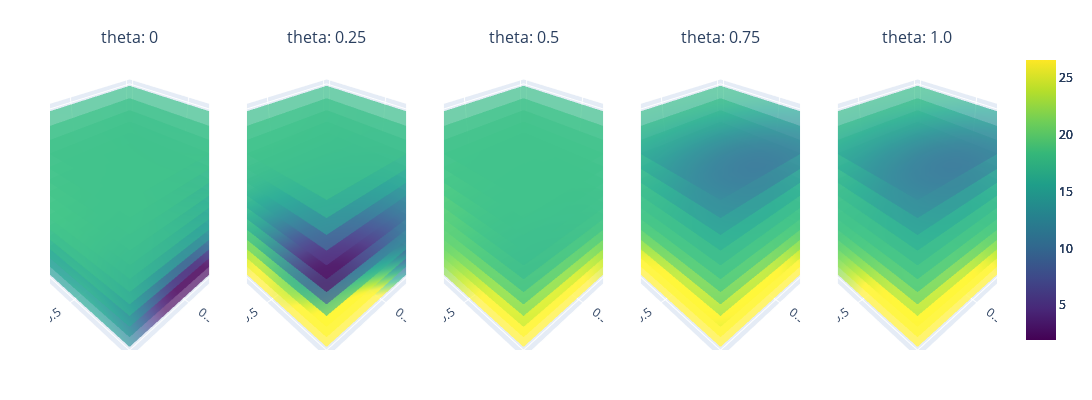

The code cell stored with this chart in its notebook:
### Code cell
gp_model5, train_nx5, train_y5, train_yvar5 = BO_loop(gp_model, nx_train, y_train, y_train_var, nx_all, iterations=5)

train_x5 = unnormalize(train_nx5, original_bounds)
# Step 2: Initialize Plotting class
variable_combinations = [('n', 'r', 't'), ('theta', 'r', 't'), ('n', 't', 'theta')]
plotting = Plotting(gp_model5, variable_combinations=variable_combinations)

combination = variable_combinations[0]

minmax = [y_train.min(), y_train.max()]
plotting.sliced_plotting(combination, minmax)

# Split train_y into 5 iterations, each containing 5 points
iterations = 5
points_per_iteration = 6
split_data = [train_y5[i * points_per_iteration:(i + 1) * points_per_iteration] for i in range(iterations)]
split_datax = [train_y5[i * points_per_iteration:(i + 1) * points_per_iteration] for i in range(iterations)]

# Plot the points vertically
plt.figure(figsize=(6, 5))
for i, data in enumerate(split_data):
    plt.scatter([i + 1] * len(data), data.numpy(), label=f'Iteration {i + 1}')

plt.xlabel('Iteration')
plt.ylabel('train_y Values')
plt.title('Train_y Points per Iteration')
plt.xticks(range(1, iterations + 1))
# plt.legend()
plt.grid(True)
plt.show()

argmax_indices = [data.argmax().item() for data in split_data]
for i, idx in enumerate(argmax_indices):
    print(f"Iteration {i + 1}: {split_datax[i][idx]}")

### Figure 1 — Plotly figure (JSON) as saved in the notebook; plotly's stock layout.template omitted (floating-point values rounded to 4 significant figures; data arrays with more than 128 entries replaced by an {"elided": "..."} marker saying what was removed)
{"data": [{"cmax": 26.55, "cmin": 1.95, "colorscale": [[0, "#440154"], [0.1111, "#482878"], [0.2222, "#3e4989"], [0.3333, "#31688e"], [0.4444, "#26828e"], [0.5556, "#1f9e89"], [0.6667, "#35b779"], [0.7778, "#6ece58"], [0.8889, "#b5de2b"], [1, "#fde725"]], "opacity": 0.7, "scene": "scene", "showscale": true, "surfacecolor": {"elided": "20x20 float values"}, "type": "surface", "x": {"elided": "20x20 float values"}, "y": {"elided": "20x20 float values"}, "z": {"elided": "20x20 float values"}}, {"cmax": 26.55, "cmin": 1.95, "colorscale": [[0, "#440154"], [0.1111, "#482878"], [0.2222, "#3e4989"], [0.3333, "#31688e"], [0.4444, "#26828e"], [0.5556, "#1f9e89"], [0.6667, "#35b779"], [0.7778, "#6ece58"], [0.8889, "#b5de2b"], [1, "#fde725"]], "opacity": 0.7, "scene": "scene2", "showscale": true, "surfacecolor": {"elided": "20x20 float values"}, "type": "surface", "x": {"elided": "20x20 float values"}, "y": {"elided": "20x20 float values"}, "z": {"elided": "20x20 float values"}}, {"cmax": 26.55, "cmin": 1.95, "colorscale": [[0, "#440154"], [0.1111, "#482878"], [0.2222, "#3e4989"], [0.3333, "#31688e"], [0.4444, "#26828e"], [0.5556, "#1f9e89"], [0.6667, "#35b779"], [0.7778, "#6ece58"], [0.8889, "#b5de2b"], [1, "#fde725"]], "opacity": 0.7, "scene": "scene3", "showscale": true, "surfacecolor": {"elided": "20x20 float values"}, "type": "surface", "x": {"elided": "20x20 float values"}, "y": {"elided": "20x20 float values"}, "z": {"elided": "20x20 float values"}}, {"cmax": 26.55, "cmin": 1.95, "colorscale": [[0, "#440154"], [0.1111, "#482878"], [0.2222, "#3e4989"], [0.3333, "#31688e"], [0.4444, "#26828e"], [0.5556, "#1f9e89"], [0.6667, "#35b779"], [0.7778, "#6ece58"], [0.8889, "#b5de2b"], [1, "#fde725"]], "opacity": 0.7, "scene": "scene4", "showscale": true, "surfacecolor": {"elided": "20x20 float values"}, "type": "surface", "x": {"elided": "20x20 float values"}, "y": {"elided": "20x20 float values"}, "z": {"elided": "20x20 float values"}}, {"cmax": 26.55, "cmin": 1.95, "colorscale": [[0, "#440154"], [0.1111, "#482878"], [0.2222, "#3e4989"], [0.3333, "#31688e"], [0.4444, "#26828e"], [0.5556, "#1f9e89"], [0.6667, "#35b779"], [0.7778, "#6ece58"], [0.8889, "#b5de2b"], [1, "#fde725"]], "opacity": 0.7, "scene": "scene5", "showscale": true, "surfacecolor": {"elided": "20x20 float values"}, "type": "surface", "x": {"elided": "20x20 float values"}, "y": {"elided": "20x20 float values"}, "z": {"elided": "20x20 float values"}}, {"cmax": 26.55, "cmin": 1.95, "colorscale": [[0, "#440154"], [0.1111, "#482878"], [0.2222, "#3e4989"], [0.3333, "#31688e"], [0.4444, "#26828e"], [0.5556, "#1f9e89"], [0.6667, "#35b779"], [0.7778, "#6ece58"], [0.8889, "#b5de2b"], [1, "#fde725"]], "opacity": 0.7, "scene": "scene", "showscale": false, "surfacecolor": {"elided": "20x20 float values"}, "type": "surface", "x": {"elided": "20x20 float values"}, "y": {"elided": "20x20 float values"}, "z": {"elided": "20x20 float values"}}, {"cmax": 26.55, "cmin": 1.95, "colorscale": [[0, "#440154"], [0.1111, "#482878"], [0.2222, "#3e4989"], [0.3333, "#31688e"], [0.4444, "#26828e"], [0.5556, "#1f9e89"], [0.6667, "#35b779"], [0.7778, "#6ece58"], [0.8889, "#b5de2b"], [1, "#fde725"]], "opacity": 0.7, "scene": "scene2", "showscale": false, "surfacecolor": {"elided": "20x20 float values"}, "type": "surface", "x": {"elided": "20x20 float values"}, "y": {"elided": "20x20 float values"}, "z": {"elided": "20x20 float values"}}, {"cmax": 26.55, "cmin": 1.95, "colorscale": [[0, "#440154"], [0.1111, "#482878"], [0.2222, "#3e4989"], [0.3333, "#31688e"], [0.4444, "#26828e"], [0.5556, "#1f9e89"], [0.6667, "#35b779"], [0.7778, "#6ece58"], [0.8889, "#b5de2b"], [1, "#fde725"]], "opacity": 0.7, "scene": "scene3", "showscale": false, "surfacecolor": {"elided": "20x20 float values"}, "type": "surface", "x": {"elided": "20x20 float values"}, "y": {"elided": "20x20 float values"}, "z": {"elided": "20x20 float values"}}, {"cmax": 26.55, "cmin": 1.95, "colorscale": [[0, "#440154"], [0.1111, "#482878"], [0.2222, "#3e4989"], [0.3333, "#31688e"], [0.4444, "#26828e"], [0.5556, "#1f9e89"], [0.6667, "#35b779"], [0.7778, "#6ece58"], [0.8889, "#b5de2b"], [1, "#fde725"]], "opacity": 0.7, "scene": "scene4", "showscale": false, "surfacecolor": {"elided": "20x20 float values"}, "type": "surface", "x": {"elided": "20x20 float values"}, "y": {"elided": "20x20 float values"}, "z": {"elided": "20x20 float values"}}, {"cmax": 26.55, "cmin": 1.95, "colorscale": [[0, "#440154"], [0.1111, "#482878"], [0.2222, "#3e4989"], [0.3333, "#31688e"], [0.4444, "#26828e"], [0.5556, "#1f9e89"], [0.6667, "#35b779"], [0.7778, "#6ece58"], [0.8889, "#b5de2b"], [1, "#fde725"]], "opacity": 0.7, "scene": "scene5", "showscale": false, "surfacecolor": {"elided": "20x20 float values"}, "type": "surface", "x": {"elided": "20x20 float values"}, "y": {"elided": "20x20 float values"}, "z": {"elided": "20x20 float values"}}, {"cmax": 26.55, "cmin": 1.95, "colorscale": [[0, "#440154"], [0.1111, "#482878"], [0.2222, "#3e4989"], [0.3333, "#31688e"], [0.4444, "#26828e"], [0.5556, "#1f9e89"], [0.6667, "#35b779"], [0.7778, "#6ece58"], [0.8889, "#b5de2b"], [1, "#fde725"]], "opacity": 0.7, "scene": "scene", "showscale": false, "surfacecolor": {"elided": "20x20 float values"}, "type": "surface", "x": {"elided": "20x20 float values"}, "y": {"elided": "20x20 float values"}, "z": {"elided": "20x20 float values"}}, {"cmax": 26.55, "cmin": 1.95, "colorscale": [[0, "#440154"], [0.1111, "#482878"], [0.2222, "#3e4989"], [0.3333, "#31688e"], [0.4444, "#26828e"], [0.5556, "#1f9e89"], [0.6667, "#35b779"], [0.7778, "#6ece58"], [0.8889, "#b5de2b"], [1, "#fde725"]], "opacity": 0.7, "scene": "scene2", "showscale": false, "surfacecolor": {"elided": "20x20 float values"}, "type": "surface", "x": {"elided": "20x20 float values"}, "y": {"elided": "20x20 float values"}, "z": {"elided": "20x20 float values"}}, {"cmax": 26.55, "cmin": 1.95, "colorscale": [[0, "#440154"], [0.1111, "#482878"], [0.2222, "#3e4989"], [0.3333, "#31688e"], [0.4444, "#26828e"], [0.5556, "#1f9e89"], [0.6667, "#35b779"], [0.7778, "#6ece58"], [0.8889, "#b5de2b"], [1, "#fde725"]], "opacity": 0.7, "scene": "scene3", "showscale": false, "surfacecolor": {"elided": "20x20 float values"}, "type": "surface", "x": {"elided": "20x20 float values"}, "y": {"elided": "20x20 float values"}, "z": {"elided": "20x20 float values"}}, {"cmax": 26.55, "cmin": 1.95, "colorscale": [[0, "#440154"], [0.1111, "#482878"], [0.2222, "#3e4989"], [0.3333, "#31688e"], [0.4444, "#26828e"], [0.5556, "#1f9e89"], [0.6667, "#35b779"], [0.7778, "#6ece58"], [0.8889, "#b5de2b"], [1, "#fde725"]], "opacity": 0.7, "scene": "scene4", "showscale": false, "surfacecolor": {"elided": "20x20 float values"}, "type": "surface", "x": {"elided": "20x20 float values"}, "y": {"elided": "20x20 float values"}, "z": {"elided": "20x20 float values"}}, {"cmax": 26.55, "cmin": 1.95, "colorscale": [[0, "#440154"], [0.1111, "#482878"], [0.2222, "#3e4989"], [0.3333, "#31688e"], [0.4444, "#26828e"], [0.5556, "#1f9e89"], [0.6667, "#35b779"], [0.7778, "#6ece58"], [0.8889, "#b5de2b"], [1, "#fde725"]], "opacity": 0.7, "scene": "scene5", "showscale": false, "surfacecolor": {"elided": "20x20 float values"}, "type": "surface", "x": {"elided": "20x20 float values"}, "y": {"elided": "20x20 float values"}, "z": {"elided": "20x20 float values"}}, {"cmax": 26.55, "cmin": 1.95, "colorscale": [[0, "#440154"], [0.1111, "#482878"], [0.2222, "#3e4989"], [0.3333, "#31688e"], [0.4444, "#26828e"], [0.5556, "#1f9e89"], [0.6667, "#35b779"], [0.7778, "#6ece58"], [0.8889, "#b5de2b"], [1, "#fde725"]], "opacity": 0.7, "scene": "scene", "showscale": false, "surfacecolor": {"elided": "20x20 float values"}, "type": "surface", "x": {"elided": "20x20 float values"}, "y": {"elided": "20x20 float values"}, "z": {"elided": "20x20 float values"}}, {"cmax": 26.55, "cmin": 1.95, "colorscale": [[0, "#440154"], [0.1111, "#482878"], [0.2222, "#3e4989"], [0.3333, "#31688e"], [0.4444, "#26828e"], [0.5556, "#1f9e89"], [0.6667, "#35b779"], [0.7778, "#6ece58"], [0.8889, "#b5de2b"], [1, "#fde725"]], "opacity": 0.7, "scene": "scene2", "showscale": false, "surfacecolor": {"elided": "20x20 float values"}, "type": "surface", "x": {"elided": "20x20 float values"}, "y": {"elided": "20x20 float values"}, "z": {"elided": "20x20 float values"}}, {"cmax": 26.55, "cmin": 1.95, "colorscale": [[0, "#440154"], [0.1111, "#482878"], [0.2222, "#3e4989"], [0.3333, "#31688e"], [0.4444, "#26828e"], [0.5556, "#1f9e89"], [0.6667, "#35b779"], [0.7778, "#6ece58"], [0.8889, "#b5de2b"], [1, "#fde725"]], "opacity": 0.7, "scene": "scene3", "showscale": false, "surfacecolor": {"elided": "20x20 float values"}, "type": "surface", "x": {"elided": "20x20 float values"}, "y": {"elided": "20x20 float values"}, "z": {"elided": "20x20 float values"}}, {"cmax": 26.55, "cmin": 1.95, "colorscale": [[0, "#440154"], [0.1111, "#482878"], [0.2222, "#3e4989"], [0.3333, "#31688e"], [0.4444, "#26828e"], [0.5556, "#1f9e89"], [0.6667, "#35b779"], [0.7778, "#6ece58"], [0.8889, "#b5de2b"], [1, "#fde725"]], "opacity": 0.7, "scene": "scene4", "showscale": false, "surfacecolor": {"elided": "20x20 float values"}, "type": "surface", "x": {"elided": "20x20 float values"}, "y": {"elided": "20x20 float values"}, "z": {"elided": "20x20 float values"}}, {"cmax": 26.55, "cmin": 1.95, "colorscale": [[0, "#440154"], [0.1111, "#482878"], [0.2222, "#3e4989"], [0.3333, "#31688e"], [0.4444, "#26828e"], [0.5556, "#1f9e89"], [0.6667, "#35b779"], [0.7778, "#6ece58"], [0.8889, "#b5de2b"], [1, "#fde725"]], "opacity": 0.7, "scene": "scene5", "showscale": false, "surfacecolor": {"elided": "20x20 float values"}, "type": "surface", "x": {"elided": "20x20 float values"}, "y": {"elided": "20x20 float values"}, "z": {"elided": "20x20 float values"}}, {"cmax": 26.55, "cmin": 1.95, "colorscale": [[0, "#440154"], [0.1111, "#482878"], [0.2222, "#3e4989"], [0.3333, "#31688e"], [0.4444, "#26828e"], [0.5556, "#1f9e89"], [0.6667, "#35b779"], [0.7778, "#6ece58"], [0.8889, "#b5de2b"], [1, "#fde725"]], "opacity": 0.7, "scene": "scene", "showscale": false, "surfacecolor": {"elided": "20x20 float values"}, "type": "surface", "x": {"elided": "20x20 float values"}, "y": {"elided": "20x20 float values"}, "z": {"elided": "20x20 float values"}}, {"cmax": 26.55, "cmin": 1.95, "colorscale": [[0, "#440154"], [0.1111, "#482878"], [0.2222, "#3e4989"], [0.3333, "#31688e"], [0.4444, "#26828e"], [0.5556, "#1f9e89"], [0.6667, "#35b779"], [0.7778, "#6ece58"], [0.8889, "#b5de2b"], [1, "#fde725"]], "opacity": 0.7, "scene": "scene2", "showscale": false, "surfacecolor": {"elided": "20x20 float values"}, "type": "surface", "x": {"elided": "20x20 float values"}, "y": {"elided": "20x20 float values"}, "z": {"elided": "20x20 float values"}}, {"cmax": 26.55, "cmin": 1.95, "colorscale": [[0, "#440154"], [0.1111, "#482878"], [0.2222, "#3e4989"], [0.3333, "#31688e"], [0.4444, "#26828e"], [0.5556, "#1f9e89"], [0.6667, "#35b779"], [0.7778, "#6ece58"], [0.8889, "#b5de2b"], [1, "#fde725"]], "opacity": 0.7, "scene": "scene3", "showscale": false, "surfacecolor": {"elided": "20x20 float values"}, "type": "surface", "x": {"elided": "20x20 float values"}, "y": {"elided": "20x20 float values"}, "z": {"elided": "20x20 float values"}}, {"cmax": 26.55, "cmin": 1.95, "colorscale": [[0, "#440154"], [0.1111, "#482878"], [0.2222, "#3e4989"], [0.3333, "#31688e"], [0.4444, "#26828e"], [0.5556, "#1f9e89"], [0.6667, "#35b779"], [0.7778, "#6ece58"], [0.8889, "#b5de2b"], [1, "#fde725"]], "opacity": 0.7, "scene": "scene4", "showscale": false, "surfacecolor": {"elided": "20x20 float values"}, "type": "surface", "x": {"elided": "20x20 float values"}, "y": {"elided": "20x20 float values"}, "z": {"elided": "20x20 float values"}}, {"cmax": 26.55, "cmin": 1.95, "colorscale": [[0, "#440154"], [0.1111, "#482878"], [0.2222, "#3e4989"], [0.3333, "#31688e"], [0.4444, "#26828e"], [0.5556, "#1f9e89"], [0.6667, "#35b779"], [0.7778, "#6ece58"], [0.8889, "#b5de2b"], [1, "#fde725"]], "opacity": 0.7, "scene": "scene5", "showscale": false, "surfacecolor": {"elided": "20x20 float values"}, "type": "surface", "x": {"elided": "20x20 float values"}, "y": {"elided": "20x20 float values"}, "z": {"elided": "20x20 float values"}}, {"cmax": 26.55, "cmin": 1.95, "colorscale": [[0, "#440154"], [0.1111, "#482878"], [0.2222, "#3e4989"], [0.3333, "#31688e"], [0.4444, "#26828e"], [0.5556, "#1f9e89"], [0.6667, "#35b779"], [0.7778, "#6ece58"], [0.8889, "#b5de2b"], [1, "#fde725"]], "opacity": 0.7, "scene": "scene", "showscale": false, "surfacecolor": {"elided": "20x20 float values"}, "type": "surface", "x": {"elided": "20x20 float values"}, "y": {"elided": "20x20 float values"}, "z": {"elided": "20x20 float values"}}, {"cmax": 26.55, "cmin": 1.95, "colorscale": [[0, "#440154"], [0.1111, "#482878"], [0.2222, "#3e4989"], [0.3333, "#31688e"], [0.4444, "#26828e"], [0.5556, "#1f9e89"], [0.6667, "#35b779"], [0.7778, "#6ece58"], [0.8889, "#b5de2b"], [1, "#fde725"]], "opacity": 0.7, "scene": "scene2", "showscale": false, "surfacecolor": {"elided": "20x20 float values"}, "type": "surface", "x": {"elided": "20x20 float values"}, "y": {"elided": "20x20 float values"}, "z": {"elided": "20x20 float values"}}, {"cmax": 26.55, "cmin": 1.95, "colorscale": [[0, "#440154"], [0.1111, "#482878"], [0.2222, "#3e4989"], [0.3333, "#31688e"], [0.4444, "#26828e"], [0.5556, "#1f9e89"], [0.6667, "#35b779"], [0.7778, "#6ece58"], [0.8889, "#b5de2b"], [1, "#fde725"]], "opacity": 0.7, "scene": "scene3", "showscale": false, "surfacecolor": {"elided": "20x20 float values"}, "type": "surface", "x": {"elided": "20x20 float values"}, "y": {"elided": "20x20 float values"}, "z": {"elided": "20x20 float values"}}, {"cmax": 26.55, "cmin": 1.95, "colorscale": [[0, "#440154"], [0.1111, "#482878"], [0.2222, "#3e4989"], [0.3333, "#31688e"], [0.4444, "#26828e"], [0.5556, "#1f9e89"], [0.6667, "#35b779"], [0.7778, "#6ece58"], [0.8889, "#b5de2b"], [1, "#fde725"]], "opacity": 0.7, "scene": "scene4", "showscale": false, "surfacecolor": {"elided": "20x20 float values"}, "type": "surface", "x": {"elided": "20x20 float values"}, "y": {"elided": "20x20 float values"}, "z": {"elided": "20x20 float values"}}, {"cmax": 26.55, "cmin": 1.95, "colorscale": [[0, "#440154"], [0.1111, "#482878"], [0.2222, "#3e4989"], [0.3333, "#31688e"], [0.4444, "#26828e"], [0.5556, "#1f9e89"], [0.6667, "#35b779"], [0.7778, "#6ece58"], [0.8889, "#b5de2b"], [1, "#fde725"]], "opacity": 0.7, "scene": "scene5", "showscale": false, "surfacecolor": {"elided": "20x20 float values"}, "type": "surface", "x": {"elided": "20x20 float values"}, "y": {"elided": "20x20 float values"}, "z": {"elided": "20x20 float values"}}, {"cmax": 26.55, "cmin": 1.95, "colorscale": [[0, "#440154"], [0.1111, "#482878"], [0.2222, "#3e4989"], [0.3333, "#31688e"], [0.4444, "#26828e"], [0.5556, "#1f9e89"], [0.6667, "#35b779"], [0.7778, "#6ece58"], [0.8889, "#b5de2b"], [1, "#fde725"]], "opacity": 0.7, "scene": "scene", "showscale": false, "surfacecolor": {"elided": "20x20 float values"}, "type": "surface", "x": {"elided": "20x20 float values"}, "y": {"elided": "20x20 float values"}, "z": {"elided": "20x20 float values"}}, {"cmax": 26.55, "cmin": 1.95, "colorscale": [[0, "#440154"], [0.1111, "#482878"], [0.2222, "#3e4989"], [0.3333, "#31688e"], [0.4444, "#26828e"], [0.5556, "#1f9e89"], [0.6667, "#35b779"], [0.7778, "#6ece58"], [0.8889, "#b5de2b"], [1, "#fde725"]], "opacity": 0.7, "scene": "scene2", "showscale": false, "surfacecolor": {"elided": "20x20 float values"}, "type": "surface", "x": {"elided": "20x20 float values"}, "y": {"elided": "20x20 float values"}, "z": {"elided": "20x20 float values"}}, {"cmax": 26.55, "cmin": 1.95, "colorscale": [[0, "#440154"], [0.1111, "#482878"], [0.2222, "#3e4989"], [0.3333, "#31688e"], [0.4444, "#26828e"], [0.5556, "#1f9e89"], [0.6667, "#35b779"], [0.7778, "#6ece58"], [0.8889, "#b5de2b"], [1, "#fde725"]], "opacity": 0.7, "scene": "scene3", "showscale": false, "surfacecolor": {"elided": "20x20 float values"}, "type": "surface", "x": {"elided": "20x20 float values"}, "y": {"elided": "20x20 float values"}, "z": {"elided": "20x20 float values"}}, {"cmax": 26.55, "cmin": 1.95, "colorscale": [[0, "#440154"], [0.1111, "#482878"], [0.2222, "#3e4989"], [0.3333, "#31688e"], [0.4444, "#26828e"], [0.5556, "#1f9e89"], [0.6667, "#35b779"], [0.7778, "#6ece58"], [0.8889, "#b5de2b"], [1, "#fde725"]], "opacity": 0.7, "scene": "scene4", "showscale": false, "surfacecolor": {"elided": "20x20 float values"}, "type": "surface", "x": {"elided": "20x20 float values"}, "y": {"elided": "20x20 float values"}, "z": {"elided": "20x20 float values"}}, {"cmax": 26.55, "cmin": 1.95, "colorscale": [[0, "#440154"], [0.1111, "#482878"], [0.2222, "#3e4989"], [0.3333, "#31688e"], [0.4444, "#26828e"], [0.5556, "#1f9e89"], [0.6667, "#35b779"], [0.7778, "#6ece58"], [0.8889, "#b5de2b"], [1, "#fde725"]], "opacity": 0.7, "scene": "scene5", "showscale": false, "surfacecolor": {"elided": "20x20 float values"}, "type": "surface", "x": {"elided": "20x20 float values"}, "y": {"elided": "20x20 float values"}, "z": {"elided": "20x20 float values"}}, {"cmax": 26.55, "cmin": 1.95, "colorscale": [[0, "#440154"], [0.1111, "#482878"], [0.2222, "#3e4989"], [0.3333, "#31688e"], [0.4444, "#26828e"], [0.5556, "#1f9e89"], [0.6667, "#35b779"], [0.7778, "#6ece58"], [0.8889, "#b5de2b"], [1, "#fde725"]], "opacity": 0.7, "scene": "scene", "showscale": false, "surfacecolor": {"elided": "20x20 float values"}, "type": "surface", "x": {"elided": "20x20 float values"}, "y": {"elided": "20x20 float values"}, "z": {"elided": "20x20 float values"}}, {"cmax": 26.55, "cmin": 1.95, "colorscale": [[0, "#440154"], [0.1111, "#482878"], [0.2222, "#3e4989"], [0.3333, "#31688e"], [0.4444, "#26828e"], [0.5556, "#1f9e89"], [0.6667, "#35b779"], [0.7778, "#6ece58"], [0.8889, "#b5de2b"], [1, "#fde725"]], "opacity": 0.7, "scene": "scene2", "showscale": false, "surfacecolor": {"elided": "20x20 float values"}, "type": "surface", "x": {"elided": "20x20 float values"}, "y": {"elided": "20x20 float values"}, "z": {"elided": "20x20 float values"}}, {"cmax": 26.55, "cmin": 1.95, "colorscale": [[0, "#440154"], [0.1111, "#482878"], [0.2222, "#3e4989"], [0.3333, "#31688e"], [0.4444, "#26828e"], [0.5556, "#1f9e89"], [0.6667, "#35b779"], [0.7778, "#6ece58"], [0.8889, "#b5de2b"], [1, "#fde725"]], "opacity": 0.7, "scene": "scene3", "showscale": false, "surfacecolor": {"elided": "20x20 float values"}, "type": "surface", "x": {"elided": "20x20 float values"}, "y": {"elided": "20x20 float values"}, "z": {"elided": "20x20 float values"}}, {"cmax": 26.55, "cmin": 1.95, "colorscale": [[0, "#440154"], [0.1111, "#482878"], [0.2222, "#3e4989"], [0.3333, "#31688e"], [0.4444, "#26828e"], [0.5556, "#1f9e89"], [0.6667, "#35b779"], [0.7778, "#6ece58"], [0.8889, "#b5de2b"], [1, "#fde725"]], "opacity": 0.7, "scene": "scene4", "showscale": false, "surfacecolor": {"elided": "20x20 float values"}, "type": "surface", "x": {"elided": "20x20 float values"}, "y": {"elided": "20x20 float values"}, "z": {"elided": "20x20 float values"}}, {"cmax": 26.55, "cmin": 1.95, "colorscale": [[0, "#440154"], [0.1111, "#482878"], [0.2222, "#3e4989"], [0.3333, "#31688e"], [0.4444, "#26828e"], [0.5556, "#1f9e89"], [0.6667, "#35b779"], [0.7778, "#6ece58"], [0.8889, "#b5de2b"], [1, "#fde725"]], "opacity": 0.7, "scene": "scene5", "showscale": false, "surfacecolor": {"elided": "20x20 float values"}, "type": "surface", "x": {"elided": "20x20 float values"}, "y": {"elided": "20x20 float values"}, "z": {"elided": "20x20 float values"}}, {"cmax": 26.55, "cmin": 1.95, "colorscale": [[0, "#440154"], [0.1111, "#482878"], [0.2222, "#3e4989"], [0.3333, "#31688e"], [0.4444, "#26828e"], [0.5556, "#1f9e89"], [0.6667, "#35b779"], [0.7778, "#6ece58"], [0.8889, "#b5de2b"], [1, "#fde725"]], "opacity": 0.7, "scene": "scene", "showscale": false, "surfacecolor": {"elided": "20x20 float values"}, "type": "surface", "x": {"elided": "20x20 float values"}, "y": {"elided": "20x20 float values"}, "z": {"elided": "20x20 float values"}}, {"cmax": 26.55, "cmin": 1.95, "colorscale": [[0, "#440154"], [0.1111, "#482878"], [0.2222, "#3e4989"], [0.3333, "#31688e"], [0.4444, "#26828e"], [0.5556, "#1f9e89"], [0.6667, "#35b779"], [0.7778, "#6ece58"], [0.8889, "#b5de2b"], [1, "#fde725"]], "opacity": 0.7, "scene": "scene2", "showscale": false, "surfacecolor": {"elided": "20x20 float values"}, "type": "surface", "x": {"elided": "20x20 float values"}, "y": {"elided": "20x20 float values"}, "z": {"elided": "20x20 float values"}}, {"cmax": 26.55, "cmin": 1.95, "colorscale": [[0, "#440154"], [0.1111, "#482878"], [0.2222, "#3e4989"], [0.3333, "#31688e"], [0.4444, "#26828e"], [0.5556, "#1f9e89"], [0.6667, "#35b779"], [0.7778, "#6ece58"], [0.8889, "#b5de2b"], [1, "#fde725"]], "opacity": 0.7, "scene": "scene3", "showscale": false, "surfacecolor": {"elided": "20x20 float values"}, "type": "surface", "x": {"elided": "20x20 float values"}, "y": {"elided": "20x20 float values"}, "z": {"elided": "20x20 float values"}}, {"cmax": 26.55, "cmin": 1.95, "colorscale": [[0, "#440154"], [0.1111, "#482878"], [0.2222, "#3e4989"], [0.3333, "#31688e"], [0.4444, "#26828e"], [0.5556, "#1f9e89"], [0.6667, "#35b779"], [0.7778, "#6ece58"], [0.8889, "#b5de2b"], [1, "#fde725"]], "opacity": 0.7, "scene": "scene4", "showscale": false, "surfacecolor": {"elided": "20x20 float values"}, "type": "surface", "x": {"elided": "20x20 float values"}, "y": {"elided": "20x20 float values"}, "z": {"elided": "20x20 float values"}}, {"cmax": 26.55, "cmin": 1.95, "colorscale": [[0, "#440154"], [0.1111, "#482878"], [0.2222, "#3e4989"], [0.3333, "#31688e"], [0.4444, "#26828e"], [0.5556, "#1f9e89"], [0.6667, "#35b779"], [0.7778, "#6ece58"], [0.8889, "#b5de2b"], [1, "#fde725"]], "opacity": 0.7, "scene": "scene5", "showscale": false, "surfacecolor": {"elided": "20x20 float values"}, "type": "surface", "x": {"elided": "20x20 float values"}, "y": {"elided": "20x20 float values"}, "z": {"elided": "20x20 float values"}}, {"cmax": 26.55, "cmin": 1.95, "colorscale": [[0, "#440154"], [0.1111, "#482878"], [0.2222, "#3e4989"], [0.3333, "#31688e"], [0.4444, "#26828e"], [0.5556, "#1f9e89"], [0.6667, "#35b779"], [0.7778, "#6ece58"], [0.8889, "#b5de2b"], [1, "#fde725"]], "opacity": 0.7, "scene": "scene", "showscale": false, "surfacecolor": {"elided": "20x20 float values"}, "type": "surface", "x": {"elided": "20x20 float values"}, "y": {"elided": "20x20 float values"}, "z": {"elided": "20x20 float values"}}, {"cmax": 26.55, "cmin": 1.95, "colorscale": [[0, "#440154"], [0.1111, "#482878"], [0.2222, "#3e4989"], [0.3333, "#31688e"], [0.4444, "#26828e"], [0.5556, "#1f9e89"], [0.6667, "#35b779"], [0.7778, "#6ece58"], [0.8889, "#b5de2b"], [1, "#fde725"]], "opacity": 0.7, "scene": "scene2", "showscale": false, "surfacecolor": {"elided": "20x20 float values"}, "type": "surface", "x": {"elided": "20x20 float values"}, "y": {"elided": "20x20 float values"}, "z": {"elided": "20x20 float values"}}, {"cmax": 26.55, "cmin": 1.95, "colorscale": [[0, "#440154"], [0.1111, "#482878"], [0.2222, "#3e4989"], [0.3333, "#31688e"], [0.4444, "#26828e"], [0.5556, "#1f9e89"], [0.6667, "#35b779"], [0.7778, "#6ece58"], [0.8889, "#b5de2b"], [1, "#fde725"]], "opacity": 0.7, "scene": "scene3", "showscale": false, "surfacecolor": {"elided": "20x20 float values"}, "type": "surface", "x": {"elided": "20x20 float values"}, "y": {"elided": "20x20 float values"}, "z": {"elided": "20x20 float values"}}, {"cmax": 26.55, "cmin": 1.95, "colorscale": [[0, "#440154"], [0.1111, "#482878"], [0.2222, "#3e4989"], [0.3333, "#31688e"], [0.4444, "#26828e"], [0.5556, "#1f9e89"], [0.6667, "#35b779"], [0.7778, "#6ece58"], [0.8889, "#b5de2b"], [1, "#fde725"]], "opacity": 0.7, "scene": "scene4", "showscale": false, "surfacecolor": {"elided": "20x20 float values"}, "type": "surface", "x": {"elided": "20x20 float values"}, "y": {"elided": "20x20 float values"}, "z": {"elided": "20x20 float values"}}, {"cmax": 26.55, "cmin": 1.95, "colorscale": [[0, "#440154"], [0.1111, "#482878"], [0.2222, "#3e4989"], [0.3333, "#31688e"], [0.4444, "#26828e"], [0.5556, "#1f9e89"], [0.6667, "#35b779"], [0.7778, "#6ece58"], [0.8889, "#b5de2b"], [1, "#fde725"]], "opacity": 0.7, "scene": "scene5", "showscale": false, "surfacecolor": {"elided": "20x20 float values"}, "type": "surface", "x": {"elided": "20x20 float values"}, "y": {"elided": "20x20 float values"}, "z": {"elided": "20x20 float values"}}, {"cmax": 26.55, "cmin": 1.95, "colorscale": [[0, "#440154"], [0.1111, "#482878"], [0.2222, "#3e4989"], [0.3333, "#31688e"], [0.4444, "#26828e"], [0.5556, "#1f9e89"], [0.6667, "#35b779"], [0.7778, "#6ece58"], [0.8889, "#b5de2b"], [1, "#fde725"]], "opacity": 0.7, "scene": "scene", "showscale": false, "surfacecolor": {"elided": "20x20 float values"}, "type": "surface", "x": {"elided": "20x20 float values"}, "y": {"elided": "20x20 float values"}, "z": {"elided": "20x20 float values"}}, {"cmax": 26.55, "cmin": 1.95, "colorscale": [[0, "#440154"], [0.1111, "#482878"], [0.2222, "#3e4989"], [0.3333, "#31688e"], [0.4444, "#26828e"], [0.5556, "#1f9e89"], [0.6667, "#35b779"], [0.7778, "#6ece58"], [0.8889, "#b5de2b"], [1, "#fde725"]], "opacity": 0.7, "scene": "scene2", "showscale": false, "surfacecolor": {"elided": "20x20 float values"}, "type": "surface", "x": {"elided": "20x20 float values"}, "y": {"elided": "20x20 float values"}, "z": {"elided": "20x20 float values"}}, {"cmax": 26.55, "cmin": 1.95, "colorscale": [[0, "#440154"], [0.1111, "#482878"], [0.2222, "#3e4989"], [0.3333, "#31688e"], [0.4444, "#26828e"], [0.5556, "#1f9e89"], [0.6667, "#35b779"], [0.7778, "#6ece58"], [0.8889, "#b5de2b"], [1, "#fde725"]], "opacity": 0.7, "scene": "scene3", "showscale": false, "surfacecolor": {"elided": "20x20 float values"}, "type": "surface", "x": {"elided": "20x20 float values"}, "y": {"elided": "20x20 float values"}, "z": {"elided": "20x20 float values"}}, {"cmax": 26.55, "cmin": 1.95, "colorscale": [[0, "#440154"], [0.1111, "#482878"], [0.2222, "#3e4989"], [0.3333, "#31688e"], [0.4444, "#26828e"], [0.5556, "#1f9e89"], [0.6667, "#35b779"], [0.7778, "#6ece58"], [0.8889, "#b5de2b"], [1, "#fde725"]], "opacity": 0.7, "scene": "scene4", "showscale": false, "surfacecolor": {"elided": "20x20 float values"}, "type": "surface", "x": {"elided": "20x20 float values"}, "y": {"elided": "20x20 float values"}, "z": {"elided": "20x20 float values"}}, {"cmax": 26.55, "cmin": 1.95, "colorscale": [[0, "#440154"], [0.1111, "#482878"], [0.2222, "#3e4989"], [0.3333, "#31688e"], [0.4444, "#26828e"], [0.5556, "#1f9e89"], [0.6667, "#35b779"], [0.7778, "#6ece58"], [0.8889, "#b5de2b"], [1, "#fde725"]], "opacity": 0.7, "scene": "scene5", "showscale": false, "surfacecolor": {"elided": "20x20 float values"}, "type": "surface", "x": {"elided": "20x20 float values"}, "y": {"elided": "20x20 float values"}, "z": {"elided": "20x20 float values"}}, {"cmax": 26.55, "cmin": 1.95, "colorscale": [[0, "#440154"], [0.1111, "#482878"], [0.2222, "#3e4989"], [0.3333, "#31688e"], [0.4444, "#26828e"], [0.5556, "#1f9e89"], [0.6667, "#35b779"], [0.7778, "#6ece58"], [0.8889, "#b5de2b"], [1, "#fde725"]], "opacity": 0.7, "scene": "scene", "showscale": false, "surfacecolor": {"elided": "20x20 float values"}, "type": "surface", "x": {"elided": "20x20 float values"}, "y": {"elided": "20x20 float values"}, "z": {"elided": "20x20 float values"}}, {"cmax": 26.55, "cmin": 1.95, "colorscale": [[0, "#440154"], [0.1111, "#482878"], [0.2222, "#3e4989"], [0.3333, "#31688e"], [0.4444, "#26828e"], [0.5556, "#1f9e89"], [0.6667, "#35b779"], [0.7778, "#6ece58"], [0.8889, "#b5de2b"], [1, "#fde725"]], "opacity": 0.7, "scene": "scene2", "showscale": false, "surfacecolor": {"elided": "20x20 float values"}, "type": "surface", "x": {"elided": "20x20 float values"}, "y": {"elided": "20x20 float values"}, "z": {"elided": "20x20 float values"}}, {"cmax": 26.55, "cmin": 1.95, "colorscale": [[0, "#440154"], [0.1111, "#482878"], [0.2222, "#3e4989"], [0.3333, "#31688e"], [0.4444, "#26828e"], [0.5556, "#1f9e89"], [0.6667, "#35b779"], [0.7778, "#6ece58"], [0.8889, "#b5de2b"], [1, "#fde725"]], "opacity": 0.7, "scene": "scene3", "showscale": false, "surfacecolor": {"elided": "20x20 float values"}, "type": "surface", "x": {"elided": "20x20 float values"}, "y": {"elided": "20x20 float values"}, "z": {"elided": "20x20 float values"}}, {"cmax": 26.55, "cmin": 1.95, "colorscale": [[0, "#440154"], [0.1111, "#482878"], [0.2222, "#3e4989"], [0.3333, "#31688e"], [0.4444, "#26828e"], [0.5556, "#1f9e89"], [0.6667, "#35b779"], [0.7778, "#6ece58"], [0.8889, "#b5de2b"], [1, "#fde725"]], "opacity": 0.7, "scene": "scene4", "showscale": false, "surfacecolor": {"elided": "20x20 float values"}, "type": "surface", "x": {"elided": "20x20 float values"}, "y": {"elided": "20x20 float values"}, "z": {"elided": "20x20 float values"}}, {"cmax": 26.55, "cmin": 1.95, "colorscale": [[0, "#440154"], [0.1111, "#482878"], [0.2222, "#3e4989"], [0.3333, "#31688e"], [0.4444, "#26828e"], [0.5556, "#1f9e89"], [0.6667, "#35b779"], [0.7778, "#6ece58"], [0.8889, "#b5de2b"], [1, "#fde725"]], "opacity": 0.7, "scene": "scene5", "showscale": false, "surfacecolor": {"elided": "20x20 float values"}, "type": "surface", "x": {"elided": "20x20 float values"}, "y": {"elided": "20x20 float values"}, "z": {"elided": "20x20 float values"}}], "layout": {"annotations": [{"font": {"size": 16}, "showarrow": false, "text": "theta: 0", "x": 0.084, "xanchor": "center", "xref": "paper", "y": 1, "yanchor": "bottom", "yref": "paper"}, {"font": {"size": 16}, "showarrow": false, "text": "theta: 0.25", "x": 0.292, "xanchor": "center", "xref": "paper", "y": 1, "yanchor": "bottom", "yref": "paper"}, {"font": {"size": 16}, "showarrow": false, "text": "theta: 0.5", "x": 0.5, "xanchor": "center", "xref": "paper", "y": 1, "yanchor": "bottom", "yref": "paper"}, {"font": {"size": 16}, "showarrow": false, "text": "theta: 0.75", "x": 0.708, "xanchor": "center", "xref": "paper", "y": 1, "yanchor": "bottom", "yref": "paper"}, {"font": {"size": 16}, "showarrow": false, "text": "theta: 1.0", "x": 0.916, "xanchor": "center", "xref": "paper", "y": 1, "yanchor": "bottom", "yref": "paper"}], "height": 400, "margin": {"b": 50, "l": 50, "r": 50, "t": 50}, "scene": {"domain": {"x": [0, 0.168], "y": [0, 1]}, "xaxis": {"title": {"text": "n"}}, "yaxis": {"title": {"text": "r"}}, "zaxis": {"title": {"text": "t"}}}, "scene2": {"domain": {"x": [0.208, 0.376], "y": [0, 1]}, "xaxis": {"title": {"text": "n"}}, "yaxis": {"title": {"text": "r"}}, "zaxis": {"title": {"text": "t"}}}, "scene3": {"domain": {"x": [0.416, 0.584], "y": [0, 1]}, "xaxis": {"title": {"text": "n"}}, "yaxis": {"title": {"text": "r"}}, "zaxis": {"title": {"text": "t"}}}, "scene4": {"domain": {"x": [0.624, 0.792], "y": [0, 1]}, "xaxis": {"title": {"text": "n"}}, "yaxis": {"title": {"text": "r"}}, "zaxis": {"title": {"text": "t"}}}, "scene5": {"domain": {"x": [0.832, 1], "y": [0, 1]}, "xaxis": {"title": {"text": "n"}}, "yaxis": {"title": {"text": "r"}}, "zaxis": {"title": {"text": "t"}}}, "width": 1300}}
